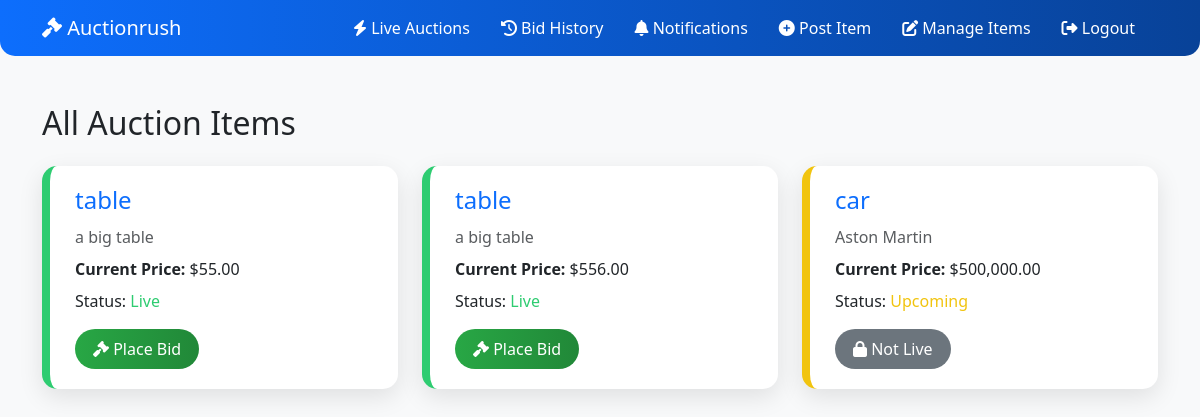
/ (signed in), run on the app's committed database.
### tables this page shows
CREATE TABLE `items` (
  `item_id` int(11) NOT NULL,
  `seller_id` int(11) DEFAULT NULL,
  `title` varchar(100) NOT NULL,
  `description` text DEFAULT NULL,
  `starting_price` decimal(10,2) NOT NULL,
  `current_price` decimal(10,2) NOT NULL,
  `image` varchar(255) DEFAULT NULL,
  `status` enum('upcoming','live','closed') DEFAULT 'upcoming',
  `created_at` timestamp NOT NULL DEFAULT current_timestamp()
);

### index.php (the view, shortened to what this page needs)
<?php
include 'connect.php';
include 'header.php';
$items = mysqli_query($conn, "SELECT * FROM items ORDER BY status DESC, created_at DESC");
?>
<!DOCTYPE html>
<html lang="en">
<head>
<link href="https://cdn.jsdelivr.net/npm/bootstrap@5.3.0/dist/css/bootstrap.min.css" rel="stylesheet">
<link rel="stylesheet" href="https://cdnjs.cloudflare.com/ajax/libs/font-awesome/6.4.0/css/all.min.css">
</head>
<body>
<div class="container mt-5">
    <h2 class="mb-4">All Auction Items</h2>
    <div class="row">
    <?php while($row = mysqli_fetch_assoc($items)):
        $bid_result = mysqli_query($conn, "SELECT MAX(bid_amount) as max_bid FROM bids WHERE item_id={$row['item_id']}");
        $max_bid_row = mysqli_fetch_assoc($bid_result);
        $current_price = $max_bid_row['max_bid'] ?? $row['current_price'];
        $status_color = $row['status'] == 'live' ? '#2ecc71' : ($row['status']=='upcoming' ? '#f1c40f' : '#e74c3c');
    ?>
        <div class="col-md-6 col-lg-4">
            <div class="auction-card" style="border-left-color: <?php echo $status_color; ?>;">
                <h4><?php echo htmlspecialchars($row['title']); ?></h4>
                <p class="text-muted"><?php echo htmlspecialchars($row['description']); ?></p>
                <p><strong>Current Price:</strong> $<?php echo number_format($current_price,2); ?></p>
                <p>Status: <span style="color:<?php echo $status_color; ?>"><?php echo ucfirst($row['status']); ?></span></p>
                <?php if($row['status']=='live'): ?>
                    <a href="bid.php?item_id=<?php echo $row['item_id']; ?>" class="btn-bid mt-2 d-inline-block"><i class="fas fa-gavel"></i> Place Bid</a>
                <?php else: ?>
                    <button class="btn-disabled mt-2 d-inline-block"><i class="fas fa-lock"></i> Not Live</button>
                <?php endif; ?>
            </div>
        </div>
    <?php endwhile; ?>
    </div>
</div>
</body>
</html>

### index.php (style rules this page uses)
body { background: #f8f9fa; }
.auction-card { background: #fff; border-radius: 15px; padding: 20px 25px; margin-bottom: 20px; box-shadow: 0 8px 25px rgba(0,0,0,0.1); border-left: 8px solid; transition: transform 0.3s, box-shadow 0.3s; }
.auction-card h4 { color: #0d6efd; margin-bottom: 10px; }
.auction-card p { margin-bottom: 8px; }
.btn-bid { background: linear-gradient(90deg, #28a745, #218838); border: none; color: #fff; padding: 8px 18px; border-radius: 50px; font-weight: 500; text-decoration: none; transition: all 0.3s; }
.btn-disabled { background: #6c757d; color: #fff; padding: 8px 18px; border-radius: 50px; border: none; cursor: not-allowed; }

### data on the page
items: title "table", description "a big table", current_price "55.00", status "Live"
items: title "table", description "a big table", current_price "556.00", status "Live"
items: title "car", description "Aston Martin", current_price "500,000.00", status "Upcoming", shows "Not Live"
